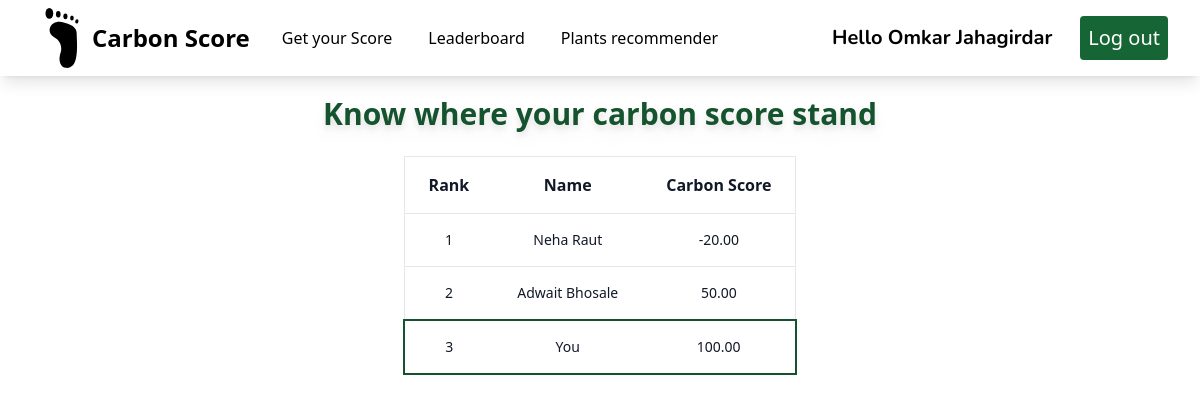
The page /leaderboard/ (signed in) on the database as committed earlier.
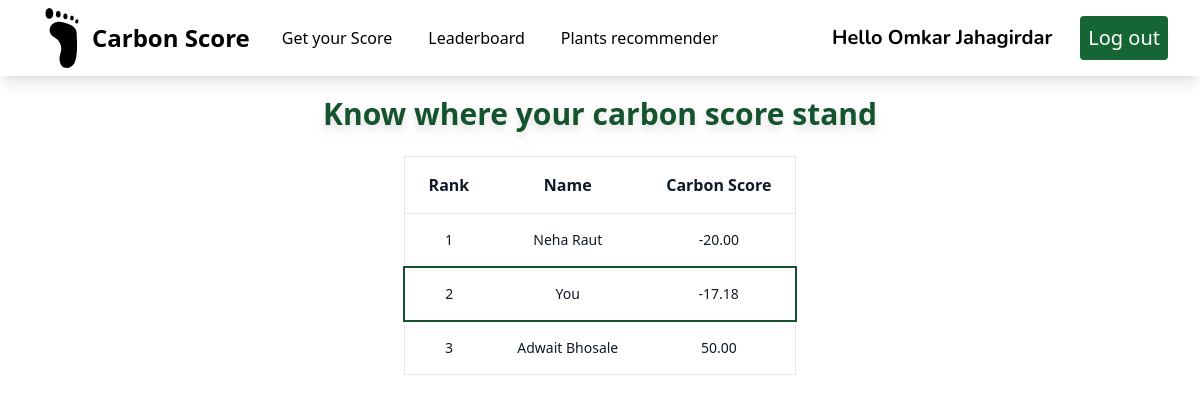
The same page on the database as committed later.
### userauth/models.py (models this page shows, shortened)
class Account(AbstractBaseUser):
    email           = models.EmailField(max_length=50, unique =True)
    fullname        = models.CharField(max_length=20)
    carbon_score    = models.DecimalField(default=0, max_digits=5, decimal_places=2)
    is_admin        = models.BooleanField(default=False)
    is_active       = models.BooleanField(default=True)
    is_staff        = models.BooleanField(default=False)
    is_superuser    = models.BooleanField(default=False)
    date_joined     = models.DateTimeField(verbose_name="date joined", auto_now_add=True)
    objects = MyAccountManager()
    USERNAME_FIELD = 'email'
    REQUIRED_FIELDS = ['fullname',]

### mainapp/views.py (the view)
# urls.py: path('leaderboard/', views.leaderboard, name='leaderboard'),
@login_required_message(message="Please log in, in order to view the requested page.")
@login_required
def leaderboard(request):
    if request.user.is_admin:
        return redirect('adminuser')
    users = Account.objects.filter(is_admin=False).order_by('carbon_score')
    context = {
        'users':users,
    }
    return render(request, 'mainapp/leaderboard.html', context)

### utils/decorator.py (called while the page is built)
def user_passes_test(test_func, message=default_message):
    def decorator(view_func):
        @wraps(view_func)
        def _wrapped_view(request, *args, **kwargs):
            if not test_func(request.user):
                messages.error(request, message)
            return view_func(request, *args, **kwargs)
        return _wrapped_view
    return decorator

def login_required_message(function=None, message=default_message):
    actual_decorator = user_passes_test(
        lambda u: u.is_authenticated, #fixed by removing ()
        message=message,
    )
    if function:
        return actual_decorator(function)
    return actual_decorator

### mainapp/templates/mainapp/leaderboard.html (shortened to what this page needs)
{% extends 'mainapp/base.html' %}
{% load static %}
{% block content %}
<div class= "py-4"></div>
<p class="py-4 text-center text-green-900 text-3xl font-bold pt-16 drop-shadow-lg  hover:underline-offset-8">Know where your carbon score stand </p>
<div class="flex flex-col  overflow-x-hidden">
    <div class="overflow-x-hidden sm:-mx-6 lg:-mx-8">
      <div class="py-2 block sm:px-6 lg:px-8">
        <div class="overflow-x-hidden flex justify-center">
          <table class="border text-center">
            <thead class="bg-white border-b">
              <tr>
                <th scope="col" class="text-md font-bold text-gray-900 px-6 py-4 text-center">
                  Rank
                </th>
                <th scope="col" class="text-md font-bold text-gray-900 px-6 py-4 text-center">
                  Name
                </th>
                <th scope="col" class="text-md font-bold text-gray-900 px-6 py-4 text-center">
                  Carbon Score
                </th>
              </tr>
            </thead>
            {% for user in users %}
            <tbody>
              {% if request.user == user %}
              <tr class="bg-white border border-2 border-green-900 text-white transition duration-300 ease-in-out hover:bg-gray-100">
                <td class="px-6 py-4 text-sm font-medium text-gray-900 cursor-pointer">
                  {{ forloop.counter }}
                </td>
                <td class="text-sm text-gray-900 font-normal px-6 py-4">
                  {% if request.user == user %}
                    You
                  {% else %}
                    {{ user.fullname }}
                  {% endif %}
                </td>
                <td class="text-sm text-gray-900 font-normal px-6 py-4">
                  {{ user.carbon_score }}
                </td>
              </tr>
                  {% else %}
              <tr class="bg-white border-b transition duration-300 ease-in-out hover:bg-gray-100">
                <td class="px-6 py-4 text-sm font-medium text-gray-900 cursor-pointer">
                  {{ forloop.counter }}
                </td>
                <td class="text-sm text-gray-900 font-normal px-6 py-4">
                  {% if request.user == user %}
                    You
                  {% else %}
                    {{ user.fullname }}
                  {% endif %}
                </td>
                <td class="text-sm text-gray-900 font-normal px-6 py-4">
                  {{ user.carbon_score }}
                </td>
              </tr>
              {% endif %}
            </tbody>
            {% endfor %}
          </table>
        </div>
      </div>
    </div>
  </div>
{% endblock content %}

### mainapp/templates/mainapp/base.html (shortened to what this page needs)
{% load static %}
<!DOCTYPE html>
<html lang="en" class="scroll-smooth">
<head>
  <script src="https://cdn.tailwindcss.com"></script>
  <script src="https://cdn.tailwindcss.com"></script>
</head>
<body>
  <nav class="bg-white shadow-lg fixed w-full z-10 pb-0">
    <div class="px-8">
      <div class="flex justify-between">
        <div class="flex space-x-7">
          <div>
            <a href="{% url 'home' %}" class="flex items-center py-2">
              <span class="font-bold text-2xl">Carbon Score </span>
            </a>
          </div>
          <div class="flex justify-between items-center hover:bg-gray-300 p-1">
            <a href="{% url 'homeappliances' %}" class="font-medium text-md">Get your Score </a>
          </div>
          <div class="flex justify-between items-center hover:bg-gray-300 p-1">
            <a href="{% url 'leaderboard' %}" class="font-medium text-md">Leaderboard </a>
          </div>
          <div class="flex justify-between items-center hover:bg-gray-300 p-1">
            <a href="{% url 'homeappliances' %}" class="font-medium text-md">Plants recommender </a>
          </div>
        </div>
        <div class="hidden md:flex items-center space-x-3 ">
        {% if user.is_authenticated %}
        <h1 class="px-4 text-xl font-bold font-nunito">Hello {{ user.fullname }}</h1>
          <form method="POST" action="{% url 'logout' %}">
            <button class="py-2 px-2 text-xl font-medium text-white rounded bg-green-800 transition duration-300 " type="submit">Log out</button>
        </form>
        {% endif %}
      </div>
      </div>
    </div>
</nav>
  {% block content %}{% endblock content %}
</body>
</html>

Rows that differ between the two databases and show on the page:
changed Account "Omkar Jahagirdar": carbon_score "100.00" → "-17.18"; moves up the list
